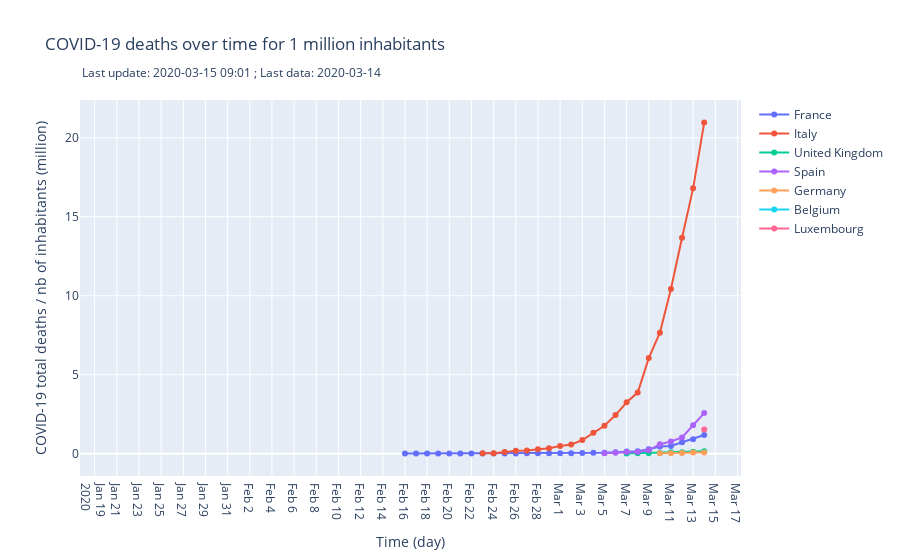

The cell this chart's notebook holds for it:
### Markdown cell above
### Total deaths for 1 million inhabitants

### Code cell
import plotly.graph_objects as go
fig = go.Figure()

last_d = len(df_deaths)

for c in countries:
    pop = countries[c]["pop"]
    fig.add_trace(go.Scatter(x=df_deaths['date'][-last_d:], y=df_deaths[c][-last_d:] / pop,
                    mode='lines+markers',
                    name='{}'.format(c)))

fig.update_layout(
    title="COVID-19 deaths over time for 1 million inhabitants",
    xaxis_title="Time (day)",
    yaxis_title="COVID-19 total deaths / nb of inhabitants (million)",
    annotations = [dict(xref='paper',
        yref='paper',
        x=0, y=1.1,
        showarrow=False,
        text ='Last update: {} ; Last data: {}'.format(today, df_confirmed['date'].values[-1]))]
)
fig.update_xaxes(nticks = last_d)
plotly.offline.plot(fig, filename = 'deaths.html', auto_open=False)
fig.show()
py.plot(fig, filename = 'deaths', auto_open=False)

### Figure 1 — Plotly figure (JSON) as saved in the notebook; plotly's stock layout.template omitted (floating-point values rounded to 4 significant figures)
{"data": [{"mode": "lines+markers", "name": "France", "type": "scatter", "x": ["2020-01-21", "2020-01-22", "2020-01-23", "2020-01-24", "2020-01-25", "2020-01-26", "2020-01-27", "2020-01-28", "2020-01-29", "2020-01-30", "2020-01-31", "2020-02-01", "2020-02-02", "2020-02-03", "2020-02-04", "2020-02-05", "2020-02-06", "2020-02-07", "2020-02-08", "2020-02-09", "2020-02-10", "2020-02-11", "2020-02-12", "2020-02-13", "2020-02-14", "2020-02-15", "2020-02-16", "2020-02-17", "2020-02-18", "2020-02-19", "2020-02-20", "2020-02-21", "2020-02-22", "2020-02-23", "2020-02-24", "2020-02-25", "2020-02-26", "2020-02-27", "2020-02-28", "2020-02-29", "2020-03-01", "2020-03-02", "2020-03-03", "2020-03-04", "2020-03-05", "2020-03-06", "2020-03-07", "2020-03-08", "2020-03-09", "2020-03-10", "2020-03-11", "2020-03-12", "2020-03-13", "2020-03-14"], "y": [null, null, null, null, null, null, null, null, null, null, null, null, null, null, null, null, null, null, null, null, null, null, null, null, null, null, 0.01493, 0.01493, 0.01493, 0.01493, 0.01493, 0.01493, 0.01493, 0.01493, 0.01493, 0.01493, 0.01493, 0.02986, 0.02986, 0.02986, 0.02986, 0.02986, 0.04478, 0.05971, 0.05971, 0.08957, 0.1343, 0.1493, 0.2836, 0.4478, 0.4926, 0.7165, 0.9106, 1.179]}, {"mode": "lines+markers", "name": "Italy", "type": "scatter", "x": ["2020-01-21", "2020-01-22", "2020-01-23", "2020-01-24", "2020-01-25", "2020-01-26", "2020-01-27", "2020-01-28", "2020-01-29", "2020-01-30", "2020-01-31", "2020-02-01", "2020-02-02", "2020-02-03", "2020-02-04", "2020-02-05", "2020-02-06", "2020-02-07", "2020-02-08", "2020-02-09", "2020-02-10", "2020-02-11", "2020-02-12", "2020-02-13", "2020-02-14", "2020-02-15", "2020-02-16", "2020-02-17", "2020-02-18", "2020-02-19", "2020-02-20", "2020-02-21", "2020-02-22", "2020-02-23", "2020-02-24", "2020-02-25", "2020-02-26", "2020-02-27", "2020-02-28", "2020-02-29", "2020-03-01", "2020-03-02", "2020-03-03", "2020-03-04", "2020-03-05", "2020-03-06", "2020-03-07", "2020-03-08", "2020-03-09", "2020-03-10", "2020-03-11", "2020-03-12", "2020-03-13", "2020-03-14"], "y": [null, null, null, null, null, null, null, null, null, null, null, null, null, null, null, null, null, null, null, null, null, null, null, null, null, null, null, null, null, null, null, null, null, 0.03307, 0.03307, 0.09921, 0.1819, 0.1984, 0.2811, 0.3472, 0.4795, 0.5787, 0.8598, 1.323, 1.769, 2.447, 3.257, 3.869, 6.052, 7.655, 10.43, 13.67, 16.8, 20.97]}, {"mode": "lines+markers", "name": "United Kingdom", "type": "scatter", "x": ["2020-01-21", "2020-01-22", "2020-01-23", "2020-01-24", "2020-01-25", "2020-01-26", "2020-01-27", "2020-01-28", "2020-01-29", "2020-01-30", "2020-01-31", "2020-02-01", "2020-02-02", "2020-02-03", "2020-02-04", "2020-02-05", "2020-02-06", "2020-02-07", "2020-02-08", "2020-02-09", "2020-02-10", "2020-02-11", "2020-02-12", "2020-02-13", "2020-02-14", "2020-02-15", "2020-02-16", "2020-02-17", "2020-02-18", "2020-02-19", "2020-02-20", "2020-02-21", "2020-02-22", "2020-02-23", "2020-02-24", "2020-02-25", "2020-02-26", "2020-02-27", "2020-02-28", "2020-02-29", "2020-03-01", "2020-03-02", "2020-03-03", "2020-03-04", "2020-03-05", "2020-03-06", "2020-03-07", "2020-03-08", "2020-03-09", "2020-03-10", "2020-03-11", "2020-03-12", "2020-03-13", "2020-03-14"], "y": [null, null, null, null, null, null, null, null, null, null, null, null, null, null, null, null, null, null, null, null, null, null, null, null, null, null, null, null, null, null, null, null, null, null, null, null, null, null, null, null, null, null, null, null, null, null, 0.01505, 0.0301, 0.0301, 0.04515, 0.09031, 0.09031, 0.1204, 0.1505]}, {"mode": "lines+markers", "name": "Spain", "type": "scatter", "x": ["2020-01-21", "2020-01-22", "2020-01-23", "2020-01-24", "2020-01-25", "2020-01-26", "2020-01-27", "2020-01-28", "2020-01-29", "2020-01-30", "2020-01-31", "2020-02-01", "2020-02-02", "2020-02-03", "2020-02-04", "2020-02-05", "2020-02-06", "2020-02-07", "2020-02-08", "2020-02-09", "2020-02-10", "2020-02-11", "2020-02-12", "2020-02-13", "2020-02-14", "2020-02-15", "2020-02-16", "2020-02-17", "2020-02-18", "2020-02-19", "2020-02-20", "2020-02-21", "2020-02-22", "2020-02-23", "2020-02-24", "2020-02-25", "2020-02-26", "2020-02-27", "2020-02-28", "2020-02-29", "2020-03-01", "2020-03-02", "2020-03-03", "2020-03-04", "2020-03-05", "2020-03-06", "2020-03-07", "2020-03-08", "2020-03-09", "2020-03-10", "2020-03-11", "2020-03-12", "2020-03-13", "2020-03-14"], "y": [null, null, null, null, null, null, null, null, null, null, null, null, null, null, null, null, null, null, null, null, null, null, null, null, null, null, null, null, null, null, null, null, null, null, null, null, null, null, null, null, null, null, null, null, 0.02143, 0.06429, 0.1072, 0.1072, 0.2143, 0.6001, 0.7715, 1.029, 1.8, 2.572]}, {"mode": "lines+markers", "name": "Germany", "type": "scatter", "x": ["2020-01-21", "2020-01-22", "2020-01-23", "2020-01-24", "2020-01-25", "2020-01-26", "2020-01-27", "2020-01-28", "2020-01-29", "2020-01-30", "2020-01-31", "2020-02-01", "2020-02-02", "2020-02-03", "2020-02-04", "2020-02-05", "2020-02-06", "2020-02-07", "2020-02-08", "2020-02-09", "2020-02-10", "2020-02-11", "2020-02-12", "2020-02-13", "2020-02-14", "2020-02-15", "2020-02-16", "2020-02-17", "2020-02-18", "2020-02-19", "2020-02-20", "2020-02-21", "2020-02-22", "2020-02-23", "2020-02-24", "2020-02-25", "2020-02-26", "2020-02-27", "2020-02-28", "2020-02-29", "2020-03-01", "2020-03-02", "2020-03-03", "2020-03-04", "2020-03-05", "2020-03-06", "2020-03-07", "2020-03-08", "2020-03-09", "2020-03-10", "2020-03-11", "2020-03-12", "2020-03-13", "2020-03-14"], "y": [null, null, null, null, null, null, null, null, null, null, null, null, null, null, null, null, null, null, null, null, null, null, null, null, null, null, null, null, null, null, null, null, null, null, null, null, null, null, null, null, null, null, null, null, null, null, null, null, null, 0.02416, 0.02416, 0.03624, 0.07247, 0.07247]}, {"mode": "lines+markers", "name": "Belgium", "type": "scatter", "x": ["2020-01-21", "2020-01-22", "2020-01-23", "2020-01-24", "2020-01-25", "2020-01-26", "2020-01-27", "2020-01-28", "2020-01-29", "2020-01-30", "2020-01-31", "2020-02-01", "2020-02-02", "2020-02-03", "2020-02-04", "2020-02-05", "2020-02-06", "2020-02-07", "2020-02-08", "2020-02-09", "2020-02-10", "2020-02-11", "2020-02-12", "2020-02-13", "2020-02-14", "2020-02-15", "2020-02-16", "2020-02-17", "2020-02-18", "2020-02-19", "2020-02-20", "2020-02-21", "2020-02-22", "2020-02-23", "2020-02-24", "2020-02-25", "2020-02-26", "2020-02-27", "2020-02-28", "2020-02-29", "2020-03-01", "2020-03-02", "2020-03-03", "2020-03-04", "2020-03-05", "2020-03-06", "2020-03-07", "2020-03-08", "2020-03-09", "2020-03-10", "2020-03-11", "2020-03-12", "2020-03-13", "2020-03-14"], "y": [null, null, null, null, null, null, null, null, null, null, null, null, null, null, null, null, null, null, null, null, null, null, null, null, null, null, null, null, null, null, null, null, null, null, null, null, null, null, null, null, null, null, null, null, null, null, null, null, null, null, null, null, null, null]}, {"mode": "lines+markers", "name": "Luxembourg", "type": "scatter", "x": ["2020-01-21", "2020-01-22", "2020-01-23", "2020-01-24", "2020-01-25", "2020-01-26", "2020-01-27", "2020-01-28", "2020-01-29", "2020-01-30", "2020-01-31", "2020-02-01", "2020-02-02", "2020-02-03", "2020-02-04", "2020-02-05", "2020-02-06", "2020-02-07", "2020-02-08", "2020-02-09", "2020-02-10", "2020-02-11", "2020-02-12", "2020-02-13", "2020-02-14", "2020-02-15", "2020-02-16", "2020-02-17", "2020-02-18", "2020-02-19", "2020-02-20", "2020-02-21", "2020-02-22", "2020-02-23", "2020-02-24", "2020-02-25", "2020-02-26", "2020-02-27", "2020-02-28", "2020-02-29", "2020-03-01", "2020-03-02", "2020-03-03", "2020-03-04", "2020-03-05", "2020-03-06", "2020-03-07", "2020-03-08", "2020-03-09", "2020-03-10", "2020-03-11", "2020-03-12", "2020-03-13", "2020-03-14"], "y": [null, null, null, null, null, null, null, null, null, null, null, null, null, null, null, null, null, null, null, null, null, null, null, null, null, null, null, null, null, null, null, null, null, null, null, null, null, null, null, null, null, null, null, null, null, null, null, null, null, null, null, null, null, 1.538]}], "layout": {"annotations": [{"showarrow": false, "text": "Last update: 2020-03-15 09:01 ; Last data: 2020-03-14", "x": 0, "xref": "paper", "y": 1.1, "yref": "paper"}], "title": {"text": "COVID-19 deaths over time for 1 million inhabitants"}, "xaxis": {"nticks": 54, "title": {"text": "Time (day)"}}, "yaxis": {"title": {"text": "COVID-19 total deaths / nb of inhabitants (million)"}}}}
